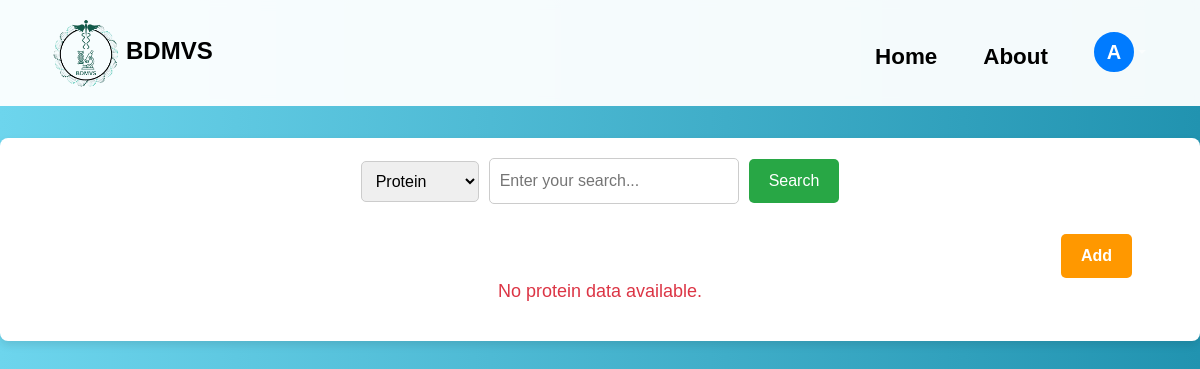
The page /category/?category=protein (signed in) on the database as committed earlier.
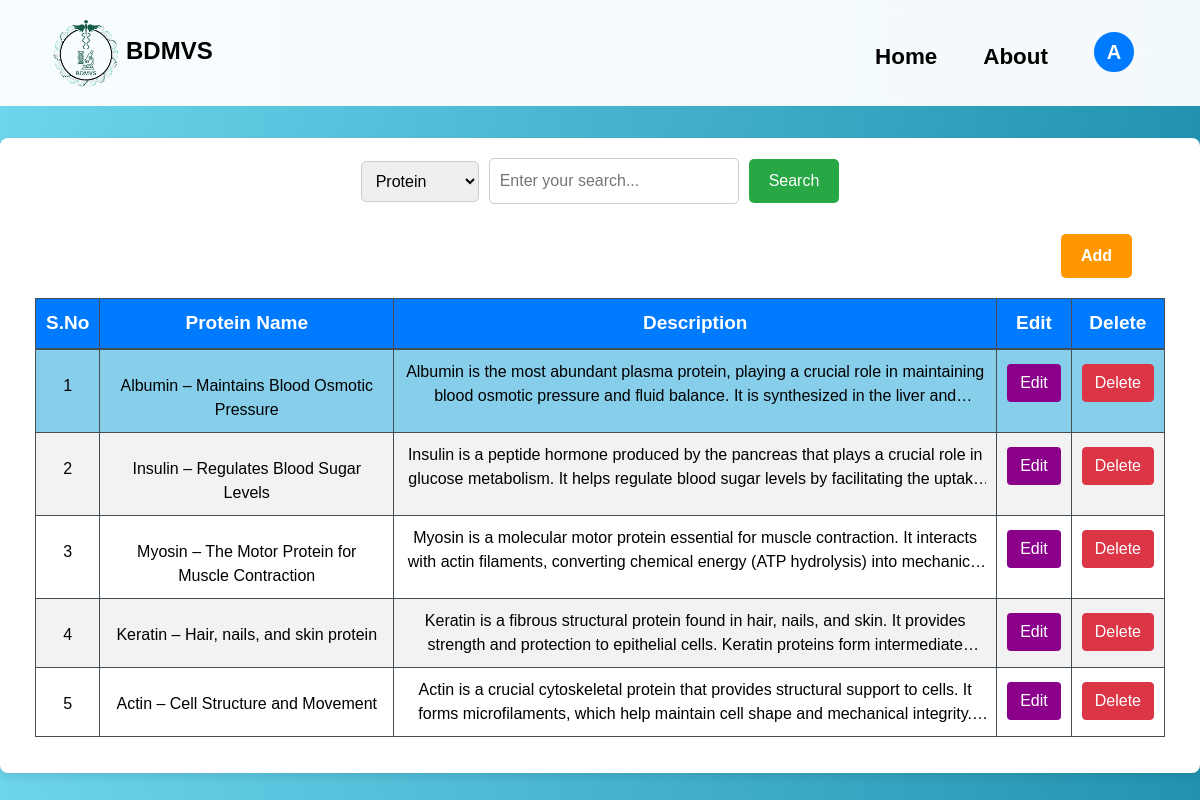
The same page on the database as committed later.
### myapp/models.py (models this page shows, shortened)
class CustomUser(AbstractUser):
    email = models.EmailField(unique=True)
    phone_number = models.CharField(max_length=15, blank=True, null=True, unique=True)
    class Meta:
        indexes = [
            models.Index(fields=['email']),
        ]
        verbose_name = 'User'
        verbose_name_plural = 'Users'

class Albumin(models.Model):
    title = models.CharField(max_length=250, unique=True)
    description = models.TextField(blank=True, null=True)
    sub_title = models.CharField(max_length=250)
    sub_content = models.JSONField(blank=True, null=True)
    image = models.ImageField(upload_to='albumins/')
    youtube_video = models.URLField(blank=True, null=True)
    category = models.CharField(
        max_length=100,
        choices=CATEGORY_CHOICES,
        default='general'
    )
    updated_by = models.ForeignKey(
        settings.AUTH_USER_MODEL,
        on_delete=models.SET_NULL,
        null=True,
        blank=True
    )
    class Meta:
        db_table = 'datas'
        indexes = [
            models.Index(fields=['category']),
            models.Index(fields=['title']),
        ]
        verbose_name = 'Albumin'
        verbose_name_plural = 'Albumins'
    def __str__(self):
        return f"{self.title} - {self.category}"

### myapp/views.py (the view)
# urls.py: path('category/', views.search_category, name="search_category"),
def search_category(request):
    category = request.GET.get('category', 'general')
    print(category)
    data = Albumin.objects.filter(category = category)
    print(data)
    if category == 'general':
        return render(request, 'category.html', {
            'category': category,
            'data': Albumin.objects.all()
        })
    else:
        return render(request, 'category.html', {
            'category': category,
            'data': data  # Replace with appropriate data for other categories
        })

### Templates/category.html (shortened to what this page needs)
<!DOCTYPE html>
<html lang="en">
<head>
    {% load static %}
    <link rel="stylesheet" href="{% static 'Bootstrap/css/bootstrap.min.css' %}">
</head>
<body>
    <nav class="navbar navbar-expand-lg navbar-dark" style="margin-bottom: 4vh;">
        <div class="container-fluid">
            <a class="navbar-brand" style="color:black; font-size:3vh;" href="{% url 'home' %}"><img src="{% static 'Images/logo.png' %}" style="height:10vh;">BDMVS</a>
            <div class="collapse navbar-collapse" id="navbarNav">
                <ul class="navbar-nav ms-auto">
                    <li class="nav-item {% if request.path == '/' %}active{% endif %}">
                        <a class="nav-link" href="/" style="font-size:2.8vh; margin-top: 1vh; color:black; font-weight: bold;">Home</a>
                    </li>
                    <li class="nav-item {% if request.path == '/about/' %}active{% endif %}">
                        <a class="nav-link" href="/about/" style="font-size:2.8vh; margin-top: 1vh; color:black; font-weight: bold;">About</a>
                    </li>
                    {% if user.is_authenticated %}
                    <li class="nav-item dropdown">
                        <a class="nav-link dropdown-toggle d-flex align-items-center" href="#" id="navbarDropdown" role="button"
                            data-bs-toggle="dropdown" aria-expanded="false">
                            {% if user.profile.profile_picture %}
                                <img src="{{ user.profile.profile_picture.url }}" alt="Profile Picture"
                                    class="rounded-circle" style="width: 45px; height: 45px; object-fit: cover; cursor: pointer;">
                            {% else %}
                                <div id="profileImagePlaceholder" class="profile-placeholder">
                                    {{ user.username|first|upper }}
                                </div>
                            {% endif %}
                        </a>
                    </li>
                    {% else %}
                    <li class="nav-item {% if request.path == '/login/' %}active{% endif %}">
                        <a class="nav-link" href="{% url 'signin' %}" style="font-size:2.5vh; margin-top: 1vh;">Login</a>
                    </li>
                    {% endif %}
                </ul>
            </div>
        </div>
    </nav>
    <div class="container w-100">
        <div class="row">
            <div class="col-12">
                {% if user.is_authenticated %}
                <div class="search-container">
                    <form id="categoryForm" method="get">
                        <select name="category" id="categorySelect">
                            <option value="protein" {% if category == 'protein' %}selected{% endif %}>Protein</option>
                        </select>
                    </form>
                    <input type="text" class="search-box" placeholder="Enter your search..." id="search-input">
                    <button class="search-button bg-success">Search</button>
                </div>
                    <div class="d-flex flex-row justify-content-end mr-5">
                        {% if user.username == "admin" %}
                            <a href="{% url 'new_file' %}"><button class="add-button"> Add </button></a>
                        {% endif %}
                    </div>
                    <div class="col-12">
                        {% if data %}
                        <div class="content-box">
                            <table class="table table-bordered table-dark" id="search-results">
                                <thead class="text-center">
                                    <tr style="font-size:19px;">
                                        <th>S.No</th>
                                        {% if category == 'general' %}<th>All Databases</th>
                                        {% elif category == 'protein' %}<th>Protein Name</th>
                                        {% elif category == 'genome' %}<th>Genome Name</th>
                                        {% elif category == 'nucleotide' %}<th>Nucleotide Name</th>
                                        {% elif category == 'taxonomy' %}<th>Taxonomy Name</th>
                                        {% elif category == 'pubchem' %}<th>Pubchem Compound Name</th>
                                        {% elif category == 'blast' %}<th>Blast Name</th>
                                        {% endif %}
                                        <th>Description</th>
                                        {% if user.username == "admin" %}
                                            <th>Edit</th>
                                            <th>Delete</th>
                                        {% endif %}
                                    </tr>
                                </thead>
                                <tbody>
                                    {% for item in data %}
                                    <tr class="table-row">
                                        <td style="color:black; text-decoration: none;" class="pt-4">{{ forloop.counter }}</td>
                                        <td class="pt-4"><a href="{% url 'Databases_detail' item.id %}" style="text-decoration: none; color: black;">{{ item.title }}</a></td>
                                        <td class="text-center">
                                            <a href="{% url 'Databases_detail' item.id %}" class="truncate-text" style="text-decoration: none; color: black;">
                                                {{ item.description }}
                                            </a>
                                        </td>
                                        {% if user.username == "admin" %}
                                            <td><button class="btn mt-1" style="background-color: darkmagenta;"><a href="{% url 'update_protein' item.id %}" class="text-white">Edit</a></button></td>
                                            <td><button class="btn btn-danger mt-1"><a href="{% url 'delete_protein' item.id %}" class="text-white">Delete</a></button></td>
                                        {% endif %}
                                    </tr>
                                    {% endfor %}
                                </tbody>
                            </table>
                        </div>
                        {% else %}
                            <p class="text-center text-danger">
                                {% if category == 'protein' %}
                                    No protein data available.
                                {% elif category == 'taxonomy' %}
                                    No taxonomy data available.
                                {% elif category == 'genome' %}
                                    No genome data available.
                                {% elif category == 'nucleotide' %}
                                    No nucleotide data available.
                                {% elif category == 'pubchem' %}
                                    No pubchem data available.
                                {% elif category == 'blast' %}
                                    No blast data available.
                                {% elif category == 'general' %}
                                    No data available for the selected category.
                                {% endif %}
                            </p>
                        {% endif %}
                    </div>
                {% endif %}
            </div>
        </div>
    </div>
</body>
</html>

### Templates/category.html (style rules this page uses)
body { font-family: Arial, sans-serif; background: linear-gradient(to right, #6dd5ed, #2193b0); padding-top: 0px; margin-bottom:5vh; }
.container { background-color: #ffffff; border-radius: 8px; box-shadow: 0 4px 8px rgba(0, 0, 0, 0.1); padding: 20px; max-width:190vh; }
.search-container { display: flex; justify-content: center; align-items: center; margin-bottom: 30px; }
.search-container select, .search-container input { padding: 10px; margin-right: 10px; border: 1px solid #ccc; border-radius: 5px; }
.search-button { padding: 10px 20px; font-size: 16px; background-color: #007bff; color: white; border: none; border-radius: 5px; cursor: pointer; }
.add-button { padding: 10px 20px; font-size: 16px; background-color: #FF9800;; color: white; border: none; border-radius: 5px; cursor: pointer; font-weight: bold; }
#search-results { margin-top: 20px; }
#search-results th, #search-results td { text-align: center; padding: 10px; }
#search-results tbody tr:nth-child(even) { background-color: #f2f2f2; }
#search-results tbody tr:nth-child(odd) { background-color: #ffffff; }
#search-results a { text-decoration: none; color: #007bff; }
table { width: 100%; border-collapse: collapse; margin: 20px auto; font-family: Arial, sans-serif; text-align: center; }
th, td { border: 1px solid #ddd; padding: 12px; }
th { background-color: #007BFF; color: white; }
tr:nth-child(even) { background-color: #f2f2f2; }
.search-box { width: 250px; }
.navbar { background: rgba(255, 255, 255, 0.95); backdrop-filter: blur(5px); padding-top: 1vh; padding-bottom: 1vh; }
.navbar a { color: white; text-decoration: none; margin: 0 15px; }
.navbar-brand { color: white; font-weight: bold; }
.navbar-nav { margin-left: auto; }
.profile-placeholder { width: 40px; height: 40px; border-radius: 50%; background-color: #007bff; color: white; font-size: 2.5vh; font-weight: bold; display: flex; align-items: center; justify-content: center; text-transform: uppercase; border: 3px solid #007bff; margin: auto; }
.truncate-text { display: -webkit-box; -webkit-line-clamp: 2; -webkit-box-orient: vertical; overflow: hidden; text-overflow: ellipsis; max-width: 800px; white-space: normal; }
.text-center { text-align: center; }
.selected { background-color: skyblue !important; color: #000; }

Rows that differ between the two databases and show on the page:
added Albumin: title "Albumin – Maintains Blood Osmotic Pressure", description "Albumin is the most abundant plasma protein, playing a crucial role in maintaining blood osmotic pressure and fluid balance. It is synthesized in the liver…"
added Albumin: title "Insulin – Regulates Blood Sugar Levels", description "Insulin is a peptide hormone produced by the pancreas that plays a crucial role in glucose metabolism. It helps regulate blood sugar levels by facilitating the…"
added Albumin: title "Myosin – The Motor Protein for Muscle Contraction", description "Myosin is a molecular motor protein essential for muscle contraction. It interacts with actin filaments, converting chemical energy (ATP hydrolysis) into…"
added Albumin: title "Keratin – Hair, nails, and skin protein", description "Keratin is a fibrous structural protein found in hair, nails, and skin. It provides strength and protection to epithelial cells. Keratin proteins form…"
added Albumin: title "Actin – Cell Structure and Movement", description "Actin is a crucial cytoskeletal protein that provides structural support to cells. It forms microfilaments, which help maintain cell shape and mechanical…"
Other text that changed with them:
text no longer shown: "No protein data available."
text now shown: "S.No Protein Name Description Edit Delete"
